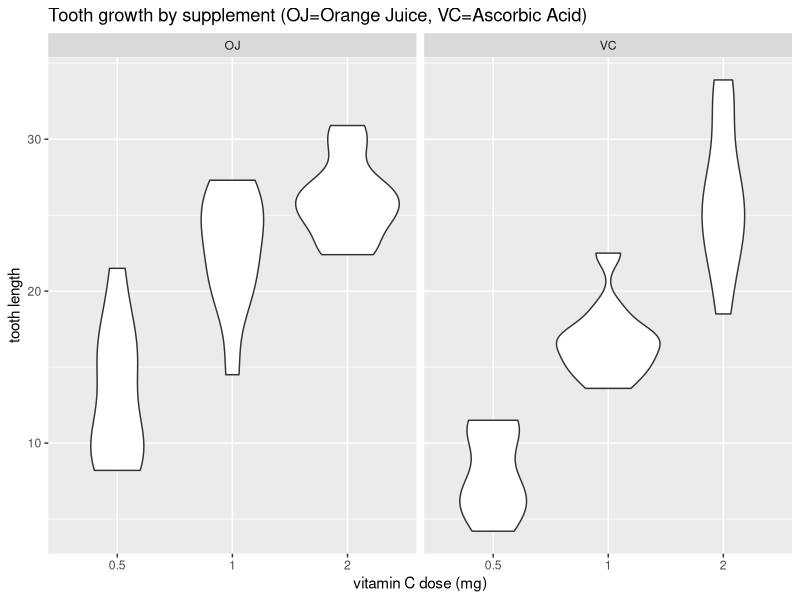

This figure's R source:
## ---- chunk 1
library(ggplot2)
library(dplyr)

data(ToothGrowth)

#make a couple tbl_df's to facilitate data analysis
tg <- tbl_df(ToothGrowth)
tg_dose <- mutate(tg, dosefact=as.factor(dose))

tg_bysuppdose <- group_by(tg, supp, dose)
tg_bysuppdose_stat <- summarise(tg_bysuppdose, 
    meanlen=mean(len), sdlen=sd(len))
## ---- chunk 2
tg_bysuppdose_stat
## ---- chunk 3
vplottitle <- 'Tooth growth by supplement (OJ=Orange Juice, VC=Ascorbic Acid)'
vplot <- ggplot(tg_dose, aes(y=len, x=dosefact))
vplot <- vplot + geom_violin() + facet_wrap(~supp)
vplot <- vplot + labs(title=vplottitle, 
    x='vitamin C dose (mg)', y='tooth length')
vplot
## ---- chunk 4
tg_bydose <- group_by(tg, dose)
tg_bydosemean <- summarise(tg_bydose, meanlen=mean(len))
tg_bydosemean
## ---- chunk 5
dose1 <- filter(ToothGrowth, dose==0.5)[,'len']
dose2 <- filter(ToothGrowth, dose==1.0)[,'len']
t1 <- t.test(dose1, dose2, alternative='greater')

dose1 <- filter(ToothGrowth, dose==1.0)[,'len']
dose2 <- filter(ToothGrowth, dose==2.0)[,'len']
t2 <- t.test(dose1, dose2, alternative='greater')

dose1 <- filter(ToothGrowth, dose==0.5)[,'len']
dose2 <- filter(ToothGrowth, dose==2.0)[,'len']
t3 <- t.test(dose1, dose2, alternative='greater')
## ---- chunk 6
tg_bysupp <- group_by(tg, supp)
tg_bysuppmean <- summarise(tg_bysupp, meanlen=mean(len))
tg_bysuppmean
## ---- chunk 7
supp1 <- filter(ToothGrowth, supp=='VC')[,'len']
supp2 <- filter(ToothGrowth, supp=='OJ')[,'len']
t4 <- t.test(supp1, supp2, alternative='greater')
## ---- chunk 8
t1
t2
t3
t4
